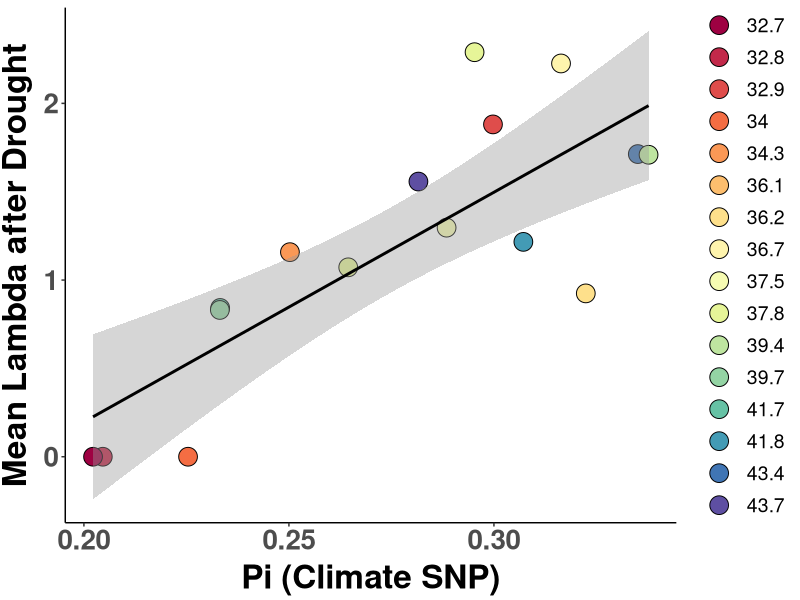
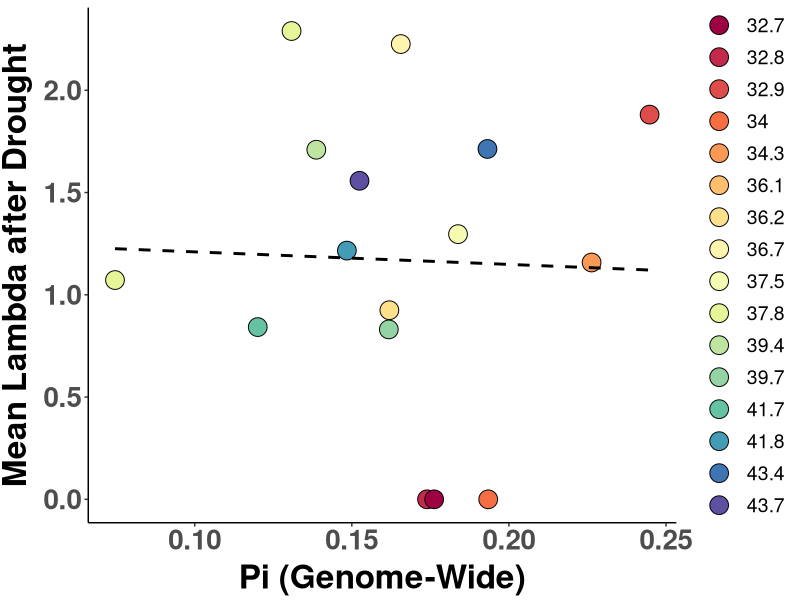
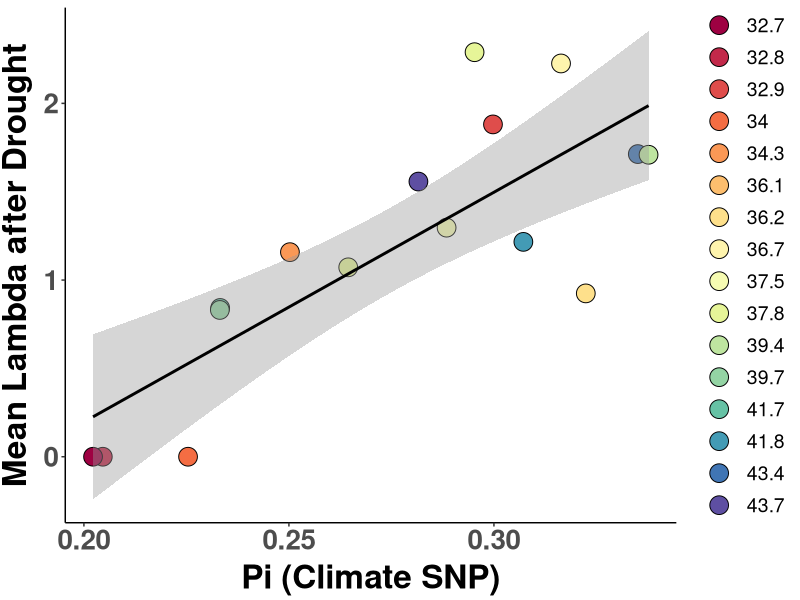
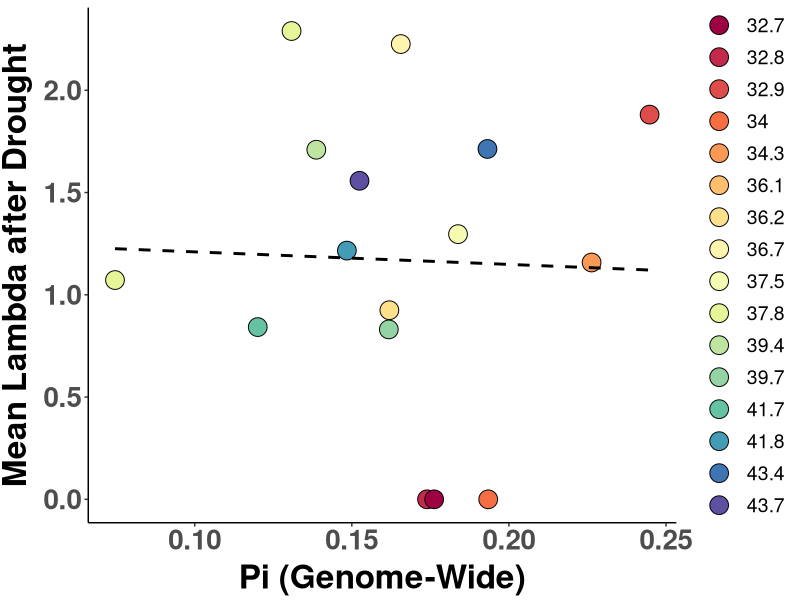

Here is the R script that generated these plots, in order:
##################################################################################
## Plot pi against lambda.slope & lambda mean
## Author Daniel Anstett
## 
## 
## Last Modified Aug 3, 2023
###################################################################################

#Library install and import
library(tidyverse) 
library(car)
library(ggrepel)
library(RColorBrewer)
library(cowplot)

#Import population metadata
pop_meta <- read_csv("data/genomic_data/pop_meta_data.csv") %>% dplyr::select(Site, Paper_ID) #just to get translation of pop names <--> numbers
pop_meta[20,1] <- "Mill Creek" #Fill in missing information
pop_meta[20,2] <- 12

#Import Demography Data
demog_recovery <- read_csv("data/demography data/siteYear.lambda_responses_2010-2019.csv")

#Import PI for demography popoulations
pi_raw <- read_csv("data/genomic_data/raw_pi.csv")

#Joing Data Sets
demog_recovery <- left_join(demog_recovery,pop_meta,by=c("Site"="Site")) %>% rename(Site_Name=Site)
pi_pop <- left_join(demog_recovery,pi_raw,by=c("Paper_ID"="Site")) %>% 
  filter(Paper_ID!=12) %>% #remove site with unreliable demography data
  filter(Paper_ID!=27) 


#Run linear models
lm3 <- lm(lambda.mean.recovery~pi_snp_set,data=pi_pop)
lm4 <- lm(lambda.mean.recovery~pi_all_snps,data=pi_pop)

#Get summary and Anova for each model
summary(lm3)
Anova(lm3,type="III")
summary(lm4)
Anova(lm4,type="III")


###########################################################################################################

# N-S color gradient
lat_cols=colorRampPalette(brewer.pal(11,"Spectral"))
n.sites <- length(unique(pi_pop$Site_Name)) -2
color.list <- lat_cols(n.sites)


#Mean Lambda

#pi snp set
ggplot(pi_pop, aes(x=pi_snp_set, y=lambda.mean.recovery)) + 
  geom_point(aes(fill=as.factor(round(Latitude, 1))),shape=21,size =6)+
  geom_smooth(method=lm,color="black")+
  scale_y_continuous(name="Mean Lambda after Drought",breaks=seq(0,5,1))+
  scale_x_continuous(name="Pi (Climate SNP)")+
                    # ,breaks=c(0.025,0.03,0.035,0.04,0.045))+
  scale_fill_manual(values=color.list) +
  theme_classic() + theme(
    axis.text.x = element_text(size=20, face="bold"),
    axis.text.y = element_text(size=20,face="bold"),
    axis.title.x = element_text(color="black", size=24, vjust = 0.5, face="bold"),
    axis.title.y = element_text(color="black", size=24,vjust = 1.7, face="bold",hjust=0.5),
    legend.title = element_blank(),
    legend.text = element_text(size = 14),  # Increase the size of the legend text
    legend.key.size = unit(2, "lines"),  # Increase the size of the legend dots
    legend.key.height = unit(1.6, "lines") #Reduce hight
  )
ggsave("Graphs/Demography_pi/3_pi_demography_snpset.pdf",width=8, height = 6, units = "in")


#global pi
ggplot(pi_pop, aes(x=pi_all_snps, y=lambda.mean.recovery)) + 
  geom_point(aes(fill=as.factor(round(Latitude, 1))),shape=21,size =6)+
  geom_smooth(method=lm,color="black", lty="dashed", se=FALSE)+
  scale_y_continuous(name="Mean Lambda after Drought")+
  scale_x_continuous(name="Pi (Genome-Wide)")+
                     #,breaks=c(0.04,0.045,0.05,0.055,0.06))+
  scale_fill_manual(values=color.list) +
  theme_classic() + theme(
    axis.text.x = element_text(size=20, face="bold"),
    axis.text.y = element_text(size=20,face="bold"),
    axis.title.x = element_text(color="black", size=24, vjust = 0.5, face="bold"),
    axis.title.y = element_text(color="black", size=24,vjust = 1.7, face="bold",hjust=0.5),
    legend.title = element_blank(),
    legend.text = element_text(size = 14),  # Increase the size of the legend text
    legend.key.size = unit(2, "lines"),  # Increase the size of the legend dots
    legend.key.height = unit(1.6, "lines") #Reduce hight
  )

ggsave("Graphs/Demography_pi/4_pi_demography_global.pdf",width=8, height = 6, units = "in")






